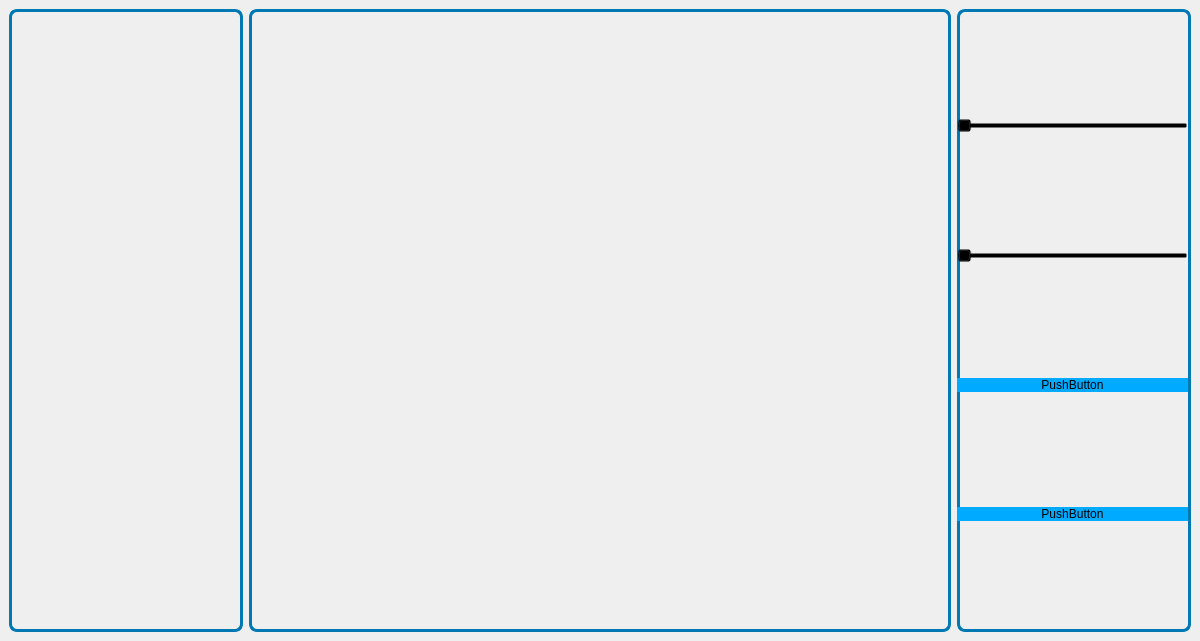
<?xml version="1.0" encoding="UTF-8"?>
<ui version="4.0">
 <class>MainWindow</class>
 <widget class="QMainWindow" name="MainWindow">
  <property name="geometry">
   <rect>
    <x>0</x>
    <y>0</y>
    <width>1200</width>
    <height>641</height>
   </rect>
  </property>
  <widget class="QWidget" name="centralwidget">
   <property name="styleSheet">
    <string notr="true">#frameLeft, #frameCenter, #frameRight {
    border: 3px solid rgb(0, 120, 180);
    border-radius: 8px;          
    background-color: transparent; 
}
#frameLeft *, #frameCenter *, #frameRight * {
    border: none;
    background: transparent;
}
</string>
   </property>
   <layout class="QHBoxLayout" name="horizontalLayout" stretch="1,3,1">
    <item>
     <widget class="QFrame" name="frameLeft">
      <property name="minimumSize">
       <size>
        <width>200</width>
        <height>0</height>
       </size>
      </property>
      <property name="styleSheet">
       <string notr="true">background-color: transparent</string>
      </property>
     </widget>
    </item>
    <item>
     <widget class="QFrame" name="frameCenter">
      <property name="styleSheet">
       <string>background-color: rgba(0,0,0,0);</string>
      </property>
     </widget>
    </item>
    <item>
     <widget class="QFrame" name="frameRight">
      <property name="minimumSize">
       <size>
        <width>200</width>
        <height>0</height>
       </size>
      </property>
      <property name="styleSheet">
       <string notr="true"/>
      </property>
      <widget class="QWidget" name="verticalLayoutWidget">
       <property name="geometry">
        <rect>
         <x>0</x>
         <y>0</y>
         <width>231</width>
         <height>621</height>
        </rect>
       </property>
       <layout class="QVBoxLayout" name="verticalLayout">
        <property name="sizeConstraint">
         <enum>QLayout::SizeConstraint::SetDefaultConstraint</enum>
        </property>
        <item>
         <widget class="QSlider" name="horizontalSlider_2">
          <property name="orientation">
           <enum>Qt::Orientation::Horizontal</enum>
          </property>
         </widget>
        </item>
        <item>
         <widget class="QSlider" name="horizontalSlider">
          <property name="orientation">
           <enum>Qt::Orientation::Horizontal</enum>
          </property>
         </widget>
        </item>
        <item>
         <widget class="QPushButton" name="pushButton_2">
          <property name="styleSheet">
           <string notr="true">background-color: rgb(0, 170, 255)</string>
          </property>
          <property name="text">
           <string>PushButton</string>
          </property>
         </widget>
        </item>
        <item>
         <widget class="QPushButton" name="pushButton">
          <property name="styleSheet">
           <string notr="true">background-color: rgb(0, 170, 255);</string>
          </property>
          <property name="text">
           <string>PushButton</string>
          </property>
         </widget>
        </item>
       </layout>
      </widget>
     </widget>
    </item>
   </layout>
  </widget>
 </widget>
 <resources/>
 <connections/>
</ui>
